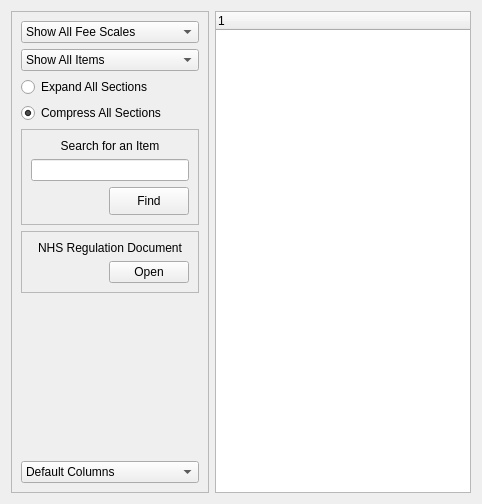
          <widget class="QWidget" name="tab_22">
           <attribute name="title">
            <string>Feescales</string>
           </attribute>
           <layout class="QHBoxLayout" name="horizontalLayout_17">
            <item>
             <widget class="QFrame" name="frame_5">
              <property name="minimumSize">
               <size>
                <width>180</width>
                <height>0</height>
               </size>
              </property>
              <property name="maximumSize">
               <size>
                <width>200</width>
                <height>16777215</height>
               </size>
              </property>
              <property name="frameShape">
               <enum>QFrame::StyledPanel</enum>
              </property>
              <property name="frameShadow">
               <enum>QFrame::Raised</enum>
              </property>
              <layout class="QVBoxLayout" name="verticalLayout_10">
               <item>
                <widget class="QComboBox" name="chooseFeescale_comboBox">
                 <item>
                  <property name="text">
                   <string>Show All Fee Scales</string>
                  </property>
                 </item>
                 <item>
                  <property name="text">
                   <string>Private FeeScale</string>
                  </property>
                 </item>
                 <item>
                  <property name="text">
                   <string>NHS FeeScale 2008</string>
                  </property>
                 </item>
                </widget>
               </item>
               <item>
                <widget class="QComboBox" name="feeItems_comboBox">
                 <item>
                  <property name="text">
                   <string>Show All Items</string>
                  </property>
                 </item>
                 <item>
                  <property name="text">
                   <string>Favourite Items Only</string>
                  </property>
                 </item>
                </widget>
               </item>
               <item>
                <widget class="QRadioButton" name="feeExpand_radioButton">
                 <property name="text">
                  <string>Expand All Sections</string>
                 </property>
                </widget>
               </item>
               <item>
                <widget class="QRadioButton" name="feeCompress_radioButton">
                 <property name="text">
                  <string>Compress All Sections</string>
                 </property>
                 <property name="checked">
                  <bool>true</bool>
                 </property>
                </widget>
               </item>
               <item>
                <widget class="QFrame" name="frame_6">
                 <property name="frameShape">
                  <enum>QFrame::StyledPanel</enum>
                 </property>
                 <property name="frameShadow">
                  <enum>QFrame::Raised</enum>
                 </property>
                 <layout class="QGridLayout" name="gridLayout_19">
                  <item row="0" column="0" colspan="2">
                   <widget class="QLabel" name="label_26">
                    <property name="text">
                     <string>Search for an Item</string>
                    </property>
                    <property name="alignment">
                     <set>Qt::AlignCenter</set>
                    </property>
                   </widget>
                  </item>
                  <item row="1" column="0" colspan="2">
                   <widget class="QLineEdit" name="feeSearch_lineEdit"/>
                  </item>
                  <item row="2" column="0">
                   <spacer name="horizontalSpacer_2">
                    <property name="orientation">
                     <enum>Qt::Horizontal</enum>
                    </property>
                    <property name="sizeHint" stdset="0">
                     <size>
                      <width>67</width>
                      <height>20</height>
                     </size>
                    </property>
                   </spacer>
                  </item>
                  <item row="2" column="1">
                   <widget class="QPushButton" name="feeSearch_pushButton">
                    <property name="sizePolicy">
                     <sizepolicy hsizetype="Preferred" vsizetype="Preferred">
                      <horstretch>0</horstretch>
                      <verstretch>0</verstretch>
                     </sizepolicy>
                    </property>
                    <property name="minimumSize">
                     <size>
                      <width>80</width>
                      <height>28</height>
                     </size>
                    </property>
                    <property name="maximumSize">
                     <size>
                      <width>70</width>
                      <height>28</height>
                     </size>
                    </property>
                    <property name="toolTip">
                     <string>Click on this Button to search for in patient in your database.</string>
                    </property>
                    <property name="text">
                     <string>Find</string>
                    </property>
                    <property name="icon">
                     <iconset resource="../resources/resources.qrc">
                      <normaloff>:/search.png</normaloff>:/search.png</iconset>
                    </property>
                    <property name="iconSize">
                     <size>
                      <width>24</width>
                      <height>24</height>
                     </size>
                    </property>
                    <property name="shortcut">
                     <string>Ctrl+F</string>
                    </property>
                   </widget>
                  </item>
                 </layout>
                </widget>
               </item>
               <item>
                <widget class="QFrame" name="frame_7">
                 <property name="frameShape">
                  <enum>QFrame::StyledPanel</enum>
                 </property>
                 <property name="frameShadow">
                  <enum>QFrame::Raised</enum>
                 </property>
                 <layout class="QGridLayout" name="gridLayout_29">
                  <item row="0" column="0" colspan="2">
                   <widget class="QLabel" name="label_27">
                    <property name="text">
                     <string>NHS Regulation Document</string>
                    </property>
                    <property name="alignment">
                     <set>Qt::AlignCenter</set>
                    </property>
                    <property name="wordWrap">
                     <bool>true</bool>
                    </property>
                   </widget>
                  </item>
                  <item row="1" column="0">
                   <spacer name="horizontalSpacer_10">
                    <property name="orientation">
                     <enum>Qt::Horizontal</enum>
                    </property>
                    <property name="sizeHint" stdset="0">
                     <size>
                      <width>72</width>
                      <height>20</height>
                     </size>
                    </property>
                   </spacer>
                  </item>
                  <item row="1" column="1">
                   <widget class="QPushButton" name="nhsRegs_pushButton">
                    <property name="toolTip">
                     <string>Open A PDF of the latest NHS Regulations</string>
                    </property>
                    <property name="text">
                     <string>Open</string>
                    </property>
                    <property name="icon">
                     <iconset resource="../resources/resources.qrc">
                      <normaloff>:/txt.png</normaloff>:/txt.png</iconset>
                    </property>
                   </widget>
                  </item>
                 </layout>
                </widget>
               </item>
               <item>
                <spacer name="verticalSpacer_3">
                 <property name="orientation">
                  <enum>Qt::Vertical</enum>
                 </property>
                 <property name="sizeHint" stdset="0">
                  <size>
                   <width>20</width>
                   <height>162</height>
                  </size>
                 </property>
                </spacer>
               </item>
               <item>
                <widget class="QComboBox" name="feesColumn_comboBox">
                 <item>
                  <property name="text">
                   <string>Default Columns</string>
                  </property>
                 </item>
                 <item>
                  <property name="text">
                   <string>Show Geek Column</string>
                  </property>
                 </item>
                 <item>
                  <property name="text">
                   <string>All Columns</string>
                  </property>
                 </item>
                </widget>
               </item>
              </layout>
             </widget>
            </item>
            <item>
             <widget class="QTreeWidget" name="fees_treeWidget">
              <property name="alternatingRowColors">
               <bool>false</bool>
              </property>
              <property name="animated">
               <bool>true</bool>
              </property>
              <column>
               <property name="text">
                <string>1</string>
               </property>
              </column>
             </widget>
            </item>
           </layout>
          </widget>
